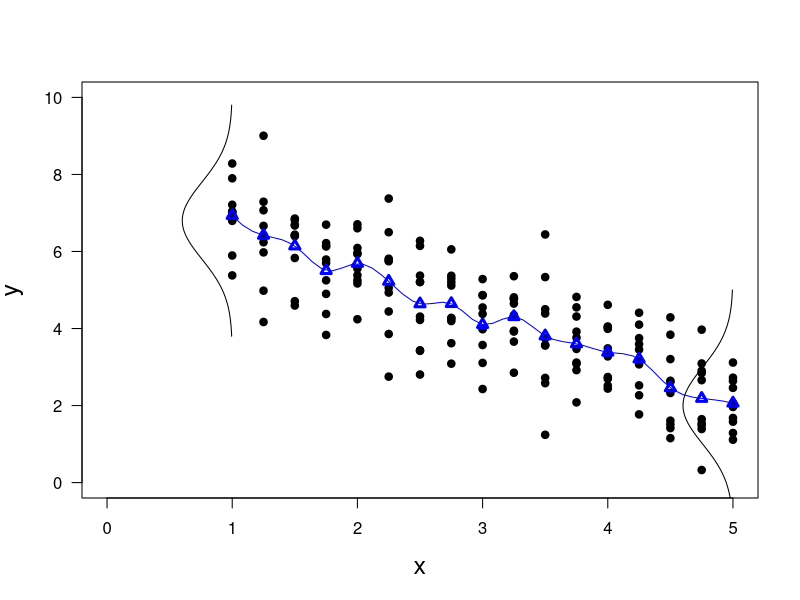

Here is the R script that generated this plot:
print('file: LSartificialSpline.R')
# generate & plot artificial data
beta0 = 8; beta = -1.2 # true intercept & slope
sigma = 1              # true standard deviation of normal noise
# ----------- generate data (begin)
set.seed(1953)                       # set seed for random number generators
x = seq(1,5,0.25); Lx = length(x)    # non-stochastic (uncertainty = 0)
Lr = 10                              # number of data for each x-value ('replicates')
se = sigma/sqrt(Lr); print(c(round(se,4),'standard error'))
y = matrix(data=NA,nrow=Lx,ncol=Lr)  # Lx x Lr = 17 x 10 matrix
for(k in 1:Lx) y[k,] = beta0+beta*x[k]+sigma*rnorm(Lr) # additive normal noise
# ----------- generate data (end)
ymean = numeric(Lx)
for(k in 1:Lx) ymean[k] = mean(y[k,])
# png('SLFartificialSpline220308.png',width=16,height=16,units='cm',res=300)
plot(x,y[,1],type='p',lwd=4,col='black',cex=0.6,ylim=c(0,10),     # plot 1. sample
             xlim=c(0,max(x)),xlab='x',ylab='y',las=1,cex.lab=1.5)
for(k in 2:Lr) points(x,y[,k],lwd=4,col='black',cex=0.6)          # plot replicates
lines(spline(x,ymean),col='blue')
points(x,ymean,lwd=3,col='blue',cex=1,pch=24)
xn = seq(-3,3,0.01); yn = dnorm(xn,mean=0,sd=sigma)
lines(-yn+x[1],xn+beta0+beta*x[1],col='black')
lines(-yn+x[Lx],xn+beta0+beta*x[Lx],col='black')
# dev.off()
